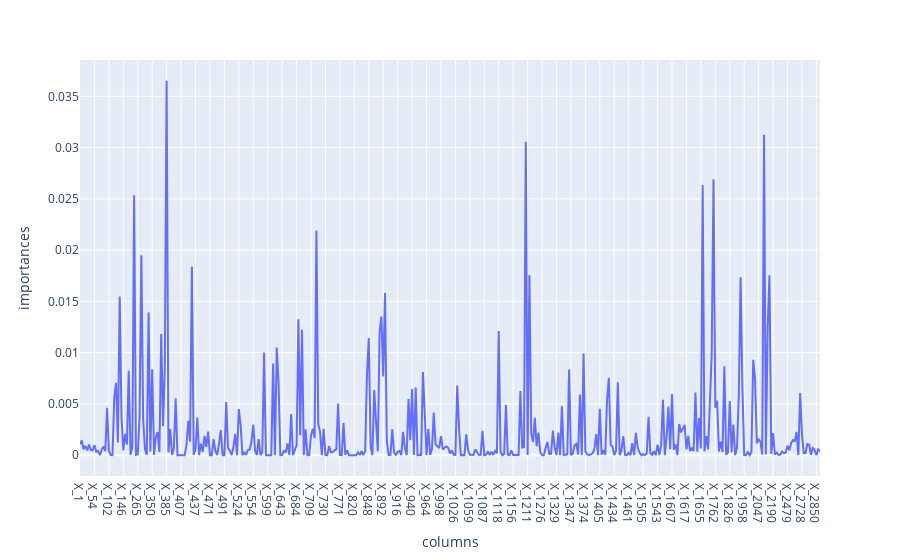

Notebook cell for this chart:
### Code cell
import plotly.express as px

px.line(data_frame=temp_df,
        x='columns',
        y='importances')

### Figure 1 — Plotly figure (JSON) as saved in the notebook; plotly's stock layout.template omitted (floating-point values rounded to 4 significant figures; data arrays with more than 128 entries replaced by an {"elided": "..."} marker saying what was removed)
{"data": [{"hovertemplate": "columns=%{x}<br>importances=%{y}<extra></extra>", "legendgroup": "", "line": {"color": "#636efa", "dash": "solid"}, "marker": {"symbol": "circle"}, "mode": "lines", "name": "", "orientation": "v", "showlegend": false, "type": "scatter", "x": {"elided": "411 str values"}, "xaxis": "x", "y": {"elided": "411 float values"}, "yaxis": "y"}], "layout": {"legend": {"tracegroupgap": 0}, "margin": {"t": 60}, "xaxis": {"anchor": "y", "domain": [0, 1], "title": {"text": "columns"}}, "yaxis": {"anchor": "x", "domain": [0, 1], "title": {"text": "importances"}}}}
